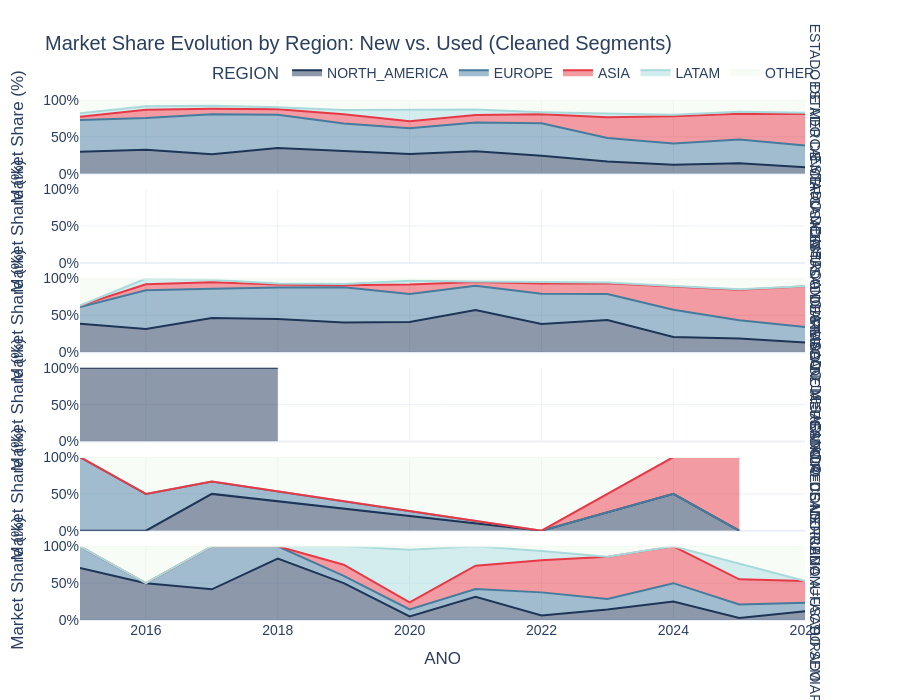

Notebook source saved alongside this figure:
### Code cell
import plotly.express as px

# 1. Define the 'Noise' to filter out
noise_categories = ['OTROS', 'NUEVO SINIESTRADO', 'USADO SINIESTRADO', 'SINIESTRADO']

# 2. Filter the dataset to focus on the 'Clean' market
df_clean = df_master[~df_master['ESTADO DE MERCANCIA'].isin(noise_categories)].copy()

# 3. Calculate Regional Share per Year and State
df_shares = df_clean.groupby(['ANO', 'ESTADO DE MERCANCIA', 'REGION']).size().reset_index(name='Count')
df_shares['Percentage'] = df_shares.groupby(['ANO', 'ESTADO DE MERCANCIA'])['Count'].transform(lambda x: (x / x.sum()) * 100)

# 4. The "Our World in Data" Stacked Area Chart
fig = px.area(df_shares,
              x="ANO",
              y="Percentage",
              color="REGION",
              facet_row="ESTADO DE MERCANCIA", # NUEVO vs USADO
              category_orders={"ESTADO": ["NUEVO", "USADO"],
                               "REGION": ["NORTH_AMERICA", "EUROPE", "ASIA", "LATAM", "OTHER"]},
              color_discrete_map={
                  "NORTH_AMERICA": "#1D3557", # Deep Blue
                  "EUROPE": "#457B9D",        # Steel Blue
                  "ASIA": "#E63946",          # Vivid Red (The Invasion)
                  "LATAM": "#A8DADC",         # Light Blue
                  "OTHER": "#F1FAEE"          # Off-white
              },
              title="Market Share Evolution by Region: New vs. Used (Cleaned Segments)",
              labels={"Percentage": "Market Share (%)", "AÑO": "Year"},
              template="plotly_white")

fig.update_layout(
    height=700,
    font=dict(family="Arial", size=14),
    hovermode="x unified",
    legend=dict(orientation="h", yanchor="bottom", y=1.02, xanchor="right", x=1)
)

fig.update_yaxes(range=[0, 100], ticksuffix="%")
fig.show()

### Figure 1 — Plotly figure (JSON) as saved in the notebook; plotly's stock layout.template omitted (floating-point values rounded to 4 significant figures)
{"data": [{"fillpattern": {"shape": ""}, "hovertemplate": "REGION=NORTH_AMERICA<br>ESTADO DE MERCANCIA=USADO<br>ANO=%{x}<br>Market Share (%)=%{y}<extra></extra>", "legendgroup": "NORTH_AMERICA", "line": {"color": "#1D3557"}, "marker": {"symbol": "circle"}, "mode": "lines", "name": "NORTH_AMERICA", "orientation": "v", "showlegend": true, "stackgroup": "1", "type": "scatter", "x": [2015, 2016, 2017, 2018, 2019, 2020, 2021, 2022, 2023, 2024, 2025, 2026], "xaxis": "x6", "y": [29.58, 32.49, 26.39, 34.96, 30.68, 26.69, 30.56, 24.21, 16.51, 12.0, 14.03, 8.688], "yaxis": "y6"}, {"fillpattern": {"shape": ""}, "hovertemplate": "REGION=NORTH_AMERICA<br>ESTADO DE MERCANCIA=USADO ARMADO<br>ANO=%{x}<br>Market Share (%)=%{y}<extra></extra>", "legendgroup": "NORTH_AMERICA", "line": {"color": "#1D3557"}, "marker": {"symbol": "circle"}, "mode": "lines", "name": "NORTH_AMERICA", "orientation": "v", "showlegend": false, "stackgroup": "1", "type": "scatter", "x": [2015], "xaxis": "x5", "y": [40.0], "yaxis": "y5"}, {"fillpattern": {"shape": ""}, "hovertemplate": "REGION=NORTH_AMERICA<br>ESTADO DE MERCANCIA=USADO DESARMADO<br>ANO=%{x}<br>Market Share (%)=%{y}<extra></extra>", "legendgroup": "NORTH_AMERICA", "line": {"color": "#1D3557"}, "marker": {"symbol": "circle"}, "mode": "lines", "name": "NORTH_AMERICA", "orientation": "v", "showlegend": false, "stackgroup": "1", "type": "scatter", "x": [2015, 2016, 2017, 2018, 2019, 2020, 2021, 2022, 2023, 2024, 2025, 2026], "xaxis": "x4", "y": [38.78, 31.58, 46.55, 45.21, 40.3, 41.0, 57.26, 38.24, 43.75, 20.77, 18.67, 13.16], "yaxis": "y4"}, {"fillpattern": {"shape": ""}, "hovertemplate": "REGION=NORTH_AMERICA<br>ESTADO DE MERCANCIA=USADO RECONSTRUIDO<br>ANO=%{x}<br>Market Share (%)=%{y}<extra></extra>", "legendgroup": "NORTH_AMERICA", "line": {"color": "#1D3557"}, "marker": {"symbol": "circle"}, "mode": "lines", "name": "NORTH_AMERICA", "orientation": "v", "showlegend": false, "stackgroup": "1", "type": "scatter", "x": [2015, 2016, 2018], "xaxis": "x3", "y": [100.0, 100.0, 100.0], "yaxis": "y3"}, {"fillpattern": {"shape": ""}, "hovertemplate": "REGION=NORTH_AMERICA<br>ESTADO DE MERCANCIA=USADO REMANUFACTURADO<br>ANO=%{x}<br>Market Share (%)=%{y}<extra></extra>", "legendgroup": "NORTH_AMERICA", "line": {"color": "#1D3557"}, "marker": {"symbol": "circle"}, "mode": "lines", "name": "NORTH_AMERICA", "orientation": "v", "showlegend": false, "stackgroup": "1", "type": "scatter", "x": [2017, 2024], "xaxis": "x2", "y": [50.0, 50.0], "yaxis": "y2"}, {"fillpattern": {"shape": ""}, "hovertemplate": "REGION=NORTH_AMERICA<br>ESTADO DE MERCANCIA=USADO SEMIARMADO<br>ANO=%{x}<br>Market Share (%)=%{y}<extra></extra>", "legendgroup": "NORTH_AMERICA", "line": {"color": "#1D3557"}, "marker": {"symbol": "circle"}, "mode": "lines", "name": "NORTH_AMERICA", "orientation": "v", "showlegend": false, "stackgroup": "1", "type": "scatter", "x": [2015, 2016, 2017, 2018, 2019, 2020, 2021, 2022, 2023, 2024, 2025, 2026], "xaxis": "x", "y": [70.59, 50.0, 41.67, 83.33, 50.0, 4.762, 31.58, 6.25, 14.29, 25.0, 2.632, 11.76], "yaxis": "y"}, {"fillpattern": {"shape": ""}, "hovertemplate": "REGION=EUROPE<br>ESTADO DE MERCANCIA=USADO<br>ANO=%{x}<br>Market Share (%)=%{y}<extra></extra>", "legendgroup": "EUROPE", "line": {"color": "#457B9D"}, "marker": {"symbol": "circle"}, "mode": "lines", "name": "EUROPE", "orientation": "v", "showlegend": true, "stackgroup": "1", "type": "scatter", "x": [2015, 2016, 2017, 2018, 2019, 2020, 2021, 2022, 2023, 2024, 2025, 2026], "xaxis": "x6", "y": [43.33, 43.15, 54.17, 45.12, 37.46, 34.83, 39.04, 44.36, 31.88, 28.97, 32.3, 29.57], "yaxis": "y6"}, {"fillpattern": {"shape": ""}, "hovertemplate": "REGION=EUROPE<br>ESTADO DE MERCANCIA=USADO ARMADO<br>ANO=%{x}<br>Market Share (%)=%{y}<extra></extra>", "legendgroup": "EUROPE", "line": {"color": "#457B9D"}, "marker": {"symbol": "circle"}, "mode": "lines", "name": "EUROPE", "orientation": "v", "showlegend": false, "stackgroup": "1", "type": "scatter", "x": [2015], "xaxis": "x5", "y": [40.0], "yaxis": "y5"}, {"fillpattern": {"shape": ""}, "hovertemplate": "REGION=EUROPE<br>ESTADO DE MERCANCIA=USADO DESARMADO<br>ANO=%{x}<br>Market Share (%)=%{y}<extra></extra>", "legendgroup": "EUROPE", "line": {"color": "#457B9D"}, "marker": {"symbol": "circle"}, "mode": "lines", "name": "EUROPE", "orientation": "v", "showlegend": false, "stackgroup": "1", "type": "scatter", "x": [2015, 2016, 2017, 2018, 2019, 2020, 2021, 2022, 2023, 2024, 2025, 2026], "xaxis": "x4", "y": [22.45, 52.63, 39.66, 42.47, 47.76, 38.0, 33.06, 41.18, 35.16, 36.92, 24.67, 21.05], "yaxis": "y4"}, {"fillpattern": {"shape": ""}, "hovertemplate": "REGION=EUROPE<br>ESTADO DE MERCANCIA=USADO REMANUFACTURADO<br>ANO=%{x}<br>Market Share (%)=%{y}<extra></extra>", "legendgroup": "EUROPE", "line": {"color": "#457B9D"}, "marker": {"symbol": "circle"}, "mode": "lines", "name": "EUROPE", "orientation": "v", "showlegend": false, "stackgroup": "1", "type": "scatter", "x": [2015, 2016, 2017], "xaxis": "x2", "y": [100.0, 50.0, 16.67], "yaxis": "y2"}, {"fillpattern": {"shape": ""}, "hovertemplate": "REGION=EUROPE<br>ESTADO DE MERCANCIA=USADO SEMIARMADO<br>ANO=%{x}<br>Market Share (%)=%{y}<extra></extra>", "legendgroup": "EUROPE", "line": {"color": "#457B9D"}, "marker": {"symbol": "circle"}, "mode": "lines", "name": "EUROPE", "orientation": "v", "showlegend": false, "stackgroup": "1", "type": "scatter", "x": [2015, 2017, 2018, 2019, 2020, 2021, 2022, 2023, 2024, 2025, 2026], "xaxis": "x", "y": [29.41, 58.33, 16.67, 10.0, 9.524, 10.53, 31.25, 14.29, 25.0, 18.42, 11.76], "yaxis": "y"}, {"fillpattern": {"shape": ""}, "hovertemplate": "REGION=ASIA<br>ESTADO DE MERCANCIA=USADO<br>ANO=%{x}<br>Market Share (%)=%{y}<extra></extra>", "legendgroup": "ASIA", "line": {"color": "#E63946"}, "marker": {"symbol": "circle"}, "mode": "lines", "name": "ASIA", "orientation": "v", "showlegend": true, "stackgroup": "1", "type": "scatter", "x": [2015, 2016, 2017, 2018, 2019, 2020, 2021, 2022, 2023, 2024, 2025, 2026], "xaxis": "x6", "y": [4.167, 11.17, 7.407, 7.317, 12.39, 9.691, 9.967, 12.03, 28.27, 37.1, 35.06, 42.7], "yaxis": "y6"}, {"fillpattern": {"shape": ""}, "hovertemplate": "REGION=ASIA<br>ESTADO DE MERCANCIA=USADO DESARMADO<br>ANO=%{x}<br>Market Share (%)=%{y}<extra></extra>", "legendgroup": "ASIA", "line": {"color": "#E63946"}, "marker": {"symbol": "circle"}, "mode": "lines", "name": "ASIA", "orientation": "v", "showlegend": false, "stackgroup": "1", "type": "scatter", "x": [2015, 2016, 2017, 2018, 2019, 2020, 2021, 2022, 2023, 2024, 2025, 2026], "xaxis": "x4", "y": [2.041, 7.895, 8.621, 4.11, 2.985, 13.0, 4.839, 13.73, 14.84, 31.54, 41.33, 55.26], "yaxis": "y4"}, {"fillpattern": {"shape": ""}, "hovertemplate": "REGION=ASIA<br>ESTADO DE MERCANCIA=USADO REMANUFACTURADO<br>ANO=%{x}<br>Market Share (%)=%{y}<extra></extra>", "legendgroup": "ASIA", "line": {"color": "#E63946"}, "marker": {"symbol": "circle"}, "mode": "lines", "name": "ASIA", "orientation": "v", "showlegend": false, "stackgroup": "1", "type": "scatter", "x": [2024, 2025], "xaxis": "x2", "y": [50.0, 100.0], "yaxis": "y2"}, {"fillpattern": {"shape": ""}, "hovertemplate": "REGION=ASIA<br>ESTADO DE MERCANCIA=USADO SEMIARMADO<br>ANO=%{x}<br>Market Share (%)=%{y}<extra></extra>", "legendgroup": "ASIA", "line": {"color": "#E63946"}, "marker": {"symbol": "circle"}, "mode": "lines", "name": "ASIA", "orientation": "v", "showlegend": false, "stackgroup": "1", "type": "scatter", "x": [2019, 2020, 2021, 2022, 2023, 2024, 2025, 2026], "xaxis": "x", "y": [15.0, 9.524, 31.58, 43.75, 57.14, 50.0, 34.21, 29.41], "yaxis": "y"}, {"fillpattern": {"shape": ""}, "hovertemplate": "REGION=LATAM<br>ESTADO DE MERCANCIA=USADO<br>ANO=%{x}<br>Market Share (%)=%{y}<extra></extra>", "legendgroup": "LATAM", "line": {"color": "#A8DADC"}, "marker": {"symbol": "circle"}, "mode": "lines", "name": "LATAM", "orientation": "v", "showlegend": true, "stackgroup": "1", "type": "scatter", "x": [2015, 2016, 2017, 2018, 2019, 2020, 2021, 2022, 2023, 2024, 2025, 2026], "xaxis": "x6", "y": [5.0, 4.569, 4.167, 2.846, 5.9, 15.31, 7.475, 2.857, 4.934, 1.931, 2.701, 1.664], "yaxis": "y6"}, {"fillpattern": {"shape": ""}, "hovertemplate": "REGION=LATAM<br>ESTADO DE MERCANCIA=USADO DESARMADO<br>ANO=%{x}<br>Market Share (%)=%{y}<extra></extra>", "legendgroup": "LATAM", "line": {"color": "#A8DADC"}, "marker": {"symbol": "circle"}, "mode": "lines", "name": "LATAM", "orientation": "v", "showlegend": false, "stackgroup": "1", "type": "scatter", "x": [2016, 2017, 2018, 2019, 2020, 2021, 2022, 2023, 2024, 2025], "xaxis": "x4", "y": [7.895, 3.448, 1.37, 1.493, 5.0, 0.8065, 1.961, 0.7812, 0.7692, 0.6667], "yaxis": "y4"}, {"fillpattern": {"shape": ""}, "hovertemplate": "REGION=LATAM<br>ESTADO DE MERCANCIA=USADO SEMIARMADO<br>ANO=%{x}<br>Market Share (%)=%{y}<extra></extra>", "legendgroup": "LATAM", "line": {"color": "#A8DADC"}, "marker": {"symbol": "circle"}, "mode": "lines", "name": "LATAM", "orientation": "v", "showlegend": false, "stackgroup": "1", "type": "scatter", "x": [2019, 2020, 2021, 2022, 2025], "xaxis": "x", "y": [25.0, 71.43, 26.32, 12.5, 21.05], "yaxis": "y"}, {"fillpattern": {"shape": ""}, "hovertemplate": "REGION=OTHER<br>ESTADO DE MERCANCIA=USADO<br>ANO=%{x}<br>Market Share (%)=%{y}<extra></extra>", "legendgroup": "OTHER", "line": {"color": "#F1FAEE"}, "marker": {"symbol": "circle"}, "mode": "lines", "name": "OTHER", "orientation": "v", "showlegend": true, "stackgroup": "1", "type": "scatter", "x": [2015, 2016, 2017, 2018, 2019, 2020, 2021, 2022, 2023, 2024, 2025, 2026], "xaxis": "x6", "y": [17.92, 8.629, 7.87, 9.756, 13.57, 13.48, 12.96, 16.54, 18.41, 20.0, 15.91, 17.38], "yaxis": "y6"}, {"fillpattern": {"shape": ""}, "hovertemplate": "REGION=OTHER<br>ESTADO DE MERCANCIA=USADO ARMADO<br>ANO=%{x}<br>Market Share (%)=%{y}<extra></extra>", "legendgroup": "OTHER", "line": {"color": "#F1FAEE"}, "marker": {"symbol": "circle"}, "mode": "lines", "name": "OTHER", "orientation": "v", "showlegend": false, "stackgroup": "1", "type": "scatter", "x": [2015], "xaxis": "x5", "y": [20.0], "yaxis": "y5"}, {"fillpattern": {"shape": ""}, "hovertemplate": "REGION=OTHER<br>ESTADO DE MERCANCIA=USADO DESARMADO<br>ANO=%{x}<br>Market Share (%)=%{y}<extra></extra>", "legendgroup": "OTHER", "line": {"color": "#F1FAEE"}, "marker": {"symbol": "circle"}, "mode": "lines", "name": "OTHER", "orientation": "v", "showlegend": false, "stackgroup": "1", "type": "scatter", "x": [2015, 2017, 2018, 2019, 2020, 2021, 2022, 2023, 2024, 2025, 2026], "xaxis": "x4", "y": [36.73, 1.724, 6.849, 7.463, 3.0, 4.032, 4.902, 5.469, 10.0, 14.67, 10.53], "yaxis": "y4"}, {"fillpattern": {"shape": ""}, "hovertemplate": "REGION=OTHER<br>ESTADO DE MERCANCIA=USADO REMANUFACTURADO<br>ANO=%{x}<br>Market Share (%)=%{y}<extra></extra>", "legendgroup": "OTHER", "line": {"color": "#F1FAEE"}, "marker": {"symbol": "circle"}, "mode": "lines", "name": "OTHER", "orientation": "v", "showlegend": false, "stackgroup": "1", "type": "scatter", "x": [2016, 2017, 2022], "xaxis": "x2", "y": [50.0, 33.33, 100.0], "yaxis": "y2"}, {"fillpattern": {"shape": ""}, "hovertemplate": "REGION=OTHER<br>ESTADO DE MERCANCIA=USADO SEMIARMADO<br>ANO=%{x}<br>Market Share (%)=%{y}<extra></extra>", "legendgroup": "OTHER", "line": {"color": "#F1FAEE"}, "marker": {"symbol": "circle"}, "mode": "lines", "name": "OTHER", "orientation": "v", "showlegend": false, "stackgroup": "1", "type": "scatter", "x": [2016, 2020, 2022, 2023, 2025, 2026], "xaxis": "x", "y": [50.0, 4.762, 6.25, 14.29, 23.68, 47.06], "yaxis": "y"}], "layout": {"annotations": [{"font": {}, "showarrow": false, "text": "ESTADO DE MERCANCIA=USADO SEMIARMADO", "textangle": 90, "x": 0.98, "xanchor": "left", "xref": "paper", "y": 0.07083, "yanchor": "middle", "yref": "paper"}, {"font": {}, "showarrow": false, "text": "ESTADO DE MERCANCIA=USADO REMANUFACTURADO", "textangle": 90, "x": 0.98, "xanchor": "left", "xref": "paper", "y": 0.2425, "yanchor": "middle", "yref": "paper"}, {"font": {}, "showarrow": false, "text": "ESTADO DE MERCANCIA=USADO RECONSTRUIDO", "textangle": 90, "x": 0.98, "xanchor": "left", "xref": "paper", "y": 0.4142, "yanchor": "middle", "yref": "paper"}, {"font": {}, "showarrow": false, "text": "ESTADO DE MERCANCIA=USADO DESARMADO", "textangle": 90, "x": 0.98, "xanchor": "left", "xref": "paper", "y": 0.5858, "yanchor": "middle", "yref": "paper"}, {"font": {}, "showarrow": false, "text": "ESTADO DE MERCANCIA=USADO ARMADO", "textangle": 90, "x": 0.98, "xanchor": "left", "xref": "paper", "y": 0.7575, "yanchor": "middle", "yref": "paper"}, {"font": {}, "showarrow": false, "text": "ESTADO DE MERCANCIA=USADO", "textangle": 90, "x": 0.98, "xanchor": "left", "xref": "paper", "y": 0.9292, "yanchor": "middle", "yref": "paper"}], "font": {"family": "Arial", "size": 14}, "height": 700, "hovermode": "x unified", "legend": {"orientation": "h", "title": {"text": "REGION"}, "tracegroupgap": 0, "x": 1, "xanchor": "right", "y": 1.02, "yanchor": "bottom"}, "title": {"text": "Market Share Evolution by Region: New vs. Used (Cleaned Segments)"}, "xaxis": {"anchor": "y", "domain": [0, 0.98], "title": {"text": "ANO"}}, "xaxis2": {"anchor": "y2", "domain": [0, 0.98], "matches": "x", "showticklabels": false}, "xaxis3": {"anchor": "y3", "domain": [0, 0.98], "matches": "x", "showticklabels": false}, "xaxis4": {"anchor": "y4", "domain": [0, 0.98], "matches": "x", "showticklabels": false}, "xaxis5": {"anchor": "y5", "domain": [0, 0.98], "matches": "x", "showticklabels": false}, "xaxis6": {"anchor": "y6", "domain": [0, 0.98], "matches": "x", "showticklabels": false}, "yaxis": {"anchor": "x", "domain": [0, 0.1417], "range": [0, 100], "ticksuffix": "%", "title": {"text": "Market Share (%)"}}, "yaxis2": {"anchor": "x2", "domain": [0.1717, 0.3133], "matches": "y", "range": [0, 100], "ticksuffix": "%", "title": {"text": "Market Share (%)"}}, "yaxis3": {"anchor": "x3", "domain": [0.3433, 0.485], "matches": "y", "range": [0, 100], "ticksuffix": "%", "title": {"text": "Market Share (%)"}}, "yaxis4": {"anchor": "x4", "domain": [0.515, 0.6567], "matches": "y", "range": [0, 100], "ticksuffix": "%", "title": {"text": "Market Share (%)"}}, "yaxis5": {"anchor": "x5", "domain": [0.6867, 0.8283], "matches": "y", "range": [0, 100], "ticksuffix": "%", "title": {"text": "Market Share (%)"}}, "yaxis6": {"anchor": "x6", "domain": [0.8583, 1], "matches": "y", "range": [0, 100], "ticksuffix": "%", "title": {"text": "Market Share (%)"}}}}
